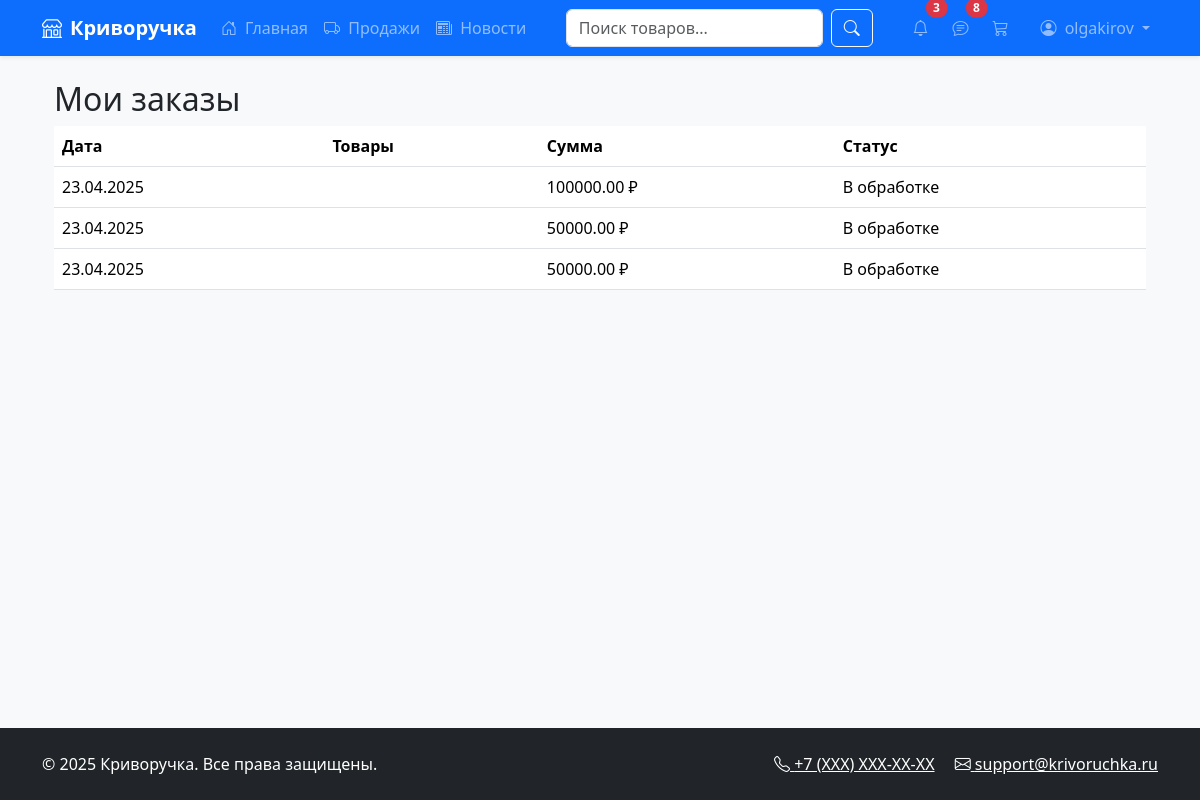
The page /orders/ (signed in) on the database its author committed.
### marketplace/models.py (models this page shows, shortened)
class User(AbstractUser):
    phone = models.CharField(max_length=20, blank=True)
    avatar = models.ImageField(upload_to='avatars/', blank=True)
    middle_name = models.CharField(max_length=100, blank=True)
    bio = models.TextField(blank=True)
    address = models.TextField(blank=True)
    groups = models.ManyToManyField(
        'auth.Group',
        related_name="marketplace_user_groups",
        blank=True,
    )
    user_permissions = models.ManyToManyField(
        'auth.Permission',
        related_name="marketplace_user_permissions",
        blank=True,
    )

class Order(models.Model):
    PENDING = 'pending'
    SHIPPED = 'shipped'
    DELIVERED = 'delivered'
    STATUS_CHOICES = [
        (PENDING, 'В обработке'),
        (SHIPPED, 'Отправлено'),
        (DELIVERED, 'Доставлено'),
    ]
    user = models.ForeignKey(User, on_delete=models.CASCADE)
    products = models.ManyToManyField('Product', through='OrderItem')  # Изменили items на products
    total_price = models.DecimalField(max_digits=10, decimal_places=2)
    address = models.TextField()
    status = models.CharField(max_length=20, choices=STATUS_CHOICES, default=PENDING)
    created_at = models.DateTimeField(auto_now_add=True)
    updated_at = models.DateTimeField(auto_now=True)
    tracking_number = models.CharField(max_length=50, blank=True, null=True)

### marketplace/views.py (the view)
# urls.py: path('orders/', views.orders, name='orders'),
@login_required
def orders(request):
    user_orders = Order.objects.filter(user=request.user).prefetch_related('order_items__product').order_by('-created_at')
    return render(request, 'marketplace/orders.html', {'orders': user_orders})

### marketplace/context_processors.py (called while the page is built)
def unread_notifications(request):
    if request.user.is_authenticated:
        return {
            'unread_count': request.user.notifications.filter(is_read=False).count()
        }
    return {}

def unread_chats(request):
    if not request.user.is_authenticated:
        return {}
    unread_count = Message.objects.filter(
        chat__order__order_items__seller=request.user,
        is_read=False
    ).exclude(
        sender=request.user
    ).count()
    return {'unread_chats_count': unread_count}

### marketplace/views.py (called while the page is built)
def base_context(request):
    if request.user.is_authenticated:
        return {'cart_items_count': Cart.objects.filter(user=request.user).count()}
    return {}

### templates/marketplace/orders.html (shortened to what this page needs)
{% extends 'marketplace/base.html' %}
{% load custom_filters %}
{% block content %}
<div class="container mt-4">
    <h2>Мои заказы</h2>
    <table class="table">
        <thead>
            <tr>
                <th>Дата</th>
                <th>Товары</th>
                <th>Сумма</th>
                <th>Статус</th>
            </tr>
        </thead>
        <tbody>
            {% for order in orders %}
            <tr>
                <td>{{ order.created_at|date:"d.m.Y" }}</td>
                <td>
                </td>
                <td>{{ order.total_price }} ₽</td>
                <td>В обработке</td>
            </tr>
            {% endfor %}
        </tbody>
    </table>
</div>
{% endblock %}

### templates/marketplace/base.html (shortened to what this page needs)
<!DOCTYPE html>
<html lang="ru">
{% load custom_filters %}
{% load seller_tags %}
<head>
    <link href="https://cdn.jsdelivr.net/npm/bootstrap@5.3.2/dist/css/bootstrap.min.css" rel="stylesheet">
    <link rel="stylesheet" href="https://cdn.jsdelivr.net/npm/bootstrap-icons@1.11.3/font/bootstrap-icons.min.css">
    <link href="/static/css/style.css" rel="stylesheet">
</head>
<body class="d-flex flex-column min-vh-100 bg-light">
    <nav class="navbar navbar-expand-lg navbar-dark bg-primary shadow-sm position-relative">
        <div class="container">
            <a class="navbar-brand fw-bold" href="{% url 'home' %}">
                <i class="bi bi-shop me-2"></i>Криворучка
            </a>
            <div class="collapse navbar-collapse" id="mainNavbar">
                <ul class="navbar-nav me-auto mb-2 mb-lg-0">
                    <li class="nav-item">
                        <a class="nav-link" href="{% url 'home' %}">
                            <i class="bi bi-house-door me-1"></i> Главная
                        </a>
                    </li>
                    {% if user.is_authenticated %}
                    <li class="nav-item">
                        <a class="nav-link" href="{% url 'seller_orders' %}">
                            <i class="bi bi-truck me-1"></i> Продажи
                        </a>
                    </li>
                    <li class="nav-item">
                        <a class="nav-link" href="{% url 'news_list' %}">
                            <i class="bi bi-newspaper me-1"></i> Новости
                        </a>
                    </li>
                    {% endif %}
                </ul>
                <form method="get" action="{% url 'search_results' %}" class="d-flex position-relative">
    <input type="text"
           id="search-input"
           name="q"
           class="form-control me-2"
           placeholder="Поиск товаров..."
           autocomplete="off"
           aria-label="Поиск товаров">
    <button type="submit" class="btn btn-outline-light">
        <i class="bi bi-search"></i>
    </button>
</form>
                <ul class="navbar-nav ms-auto mb-2 mb-lg-0">
                    {% if user.is_authenticated %}
                    <li class="nav-item me-2">
                        <a class="nav-link position-relative" href="{% url 'notifications' %}">
                            <i class="bi bi-bell"></i>
                            {% if unread_count > 0 %}
                            <span class="position-absolute top-0 start-100 translate-middle badge rounded-pill bg-danger">
                                {{ unread_count }}
                            </span>
                            {% endif %}
                        </a>
                    </li>
{% if user.is_authenticated %}
<li class="nav-item me-2">
    <a href="{% url 'seller_chats' %}" class="nav-link position-relative">
    <i class="bi bi-chat-text"></i>
    {% if unread_chats_count > 0 %}
    <span class="position-absolute top-0 start-100 translate-middle badge rounded-pill bg-danger">
        {{ unread_chats_count }}
    </span>
    {% endif %}
</a>
</li>
{% endif %}
                    <li class="nav-item me-3">
                        <a class="nav-link position-relative" href="{% url 'cart' %}">
                            <i class="bi bi-cart3"></i>
                        </a>
                    </li>
                    <li class="nav-item dropdown">
                        <a class="nav-link dropdown-toggle" href="#" id="userDropdown" role="button" data-bs-toggle="dropdown">
                            <i class="bi bi-person-circle me-1"></i> {{ user.username }}
                        </a>
                    </li>
                    {% endif %}
                </ul>
            </div>
        </div>
    </nav>
    <main class="flex-grow-1">
        <div class="container my-4">
            {% block content %}{% endblock %}
        </div>
    </main>
    <footer class="bg-dark text-white py-4 mt-auto">
        <div class="container">
            <div class="row">
                <div class="col-md-6 text-center text-md-start">
                    <p class="mb-0">&copy; {% now "Y" %} Криворучка. Все права защищены.</p>
                </div>
                <div class="col-md-6 text-center text-md-end">
                    <a href="#" class="text-white me-3"><i class="bi bi-telephone"></i> +7 (XXX) XXX-XX-XX</a>
                    <a href="#" class="text-white"><i class="bi bi-envelope"></i> support@krivoruchka.ru</a>
                </div>
            </div>
        </div>
    </footer>
</body>
</html>

### rows shown on the page
User: username "olgakirov"
Order: created_at "23.04.2025", total_price "100000.00"
Order: created_at "23.04.2025", total_price "50000.00"
Order: created_at "23.04.2025", total_price "50000.00"

### other values the page prints
{{ unread_count }} "3"
{{ unread_chats_count }} "8"
